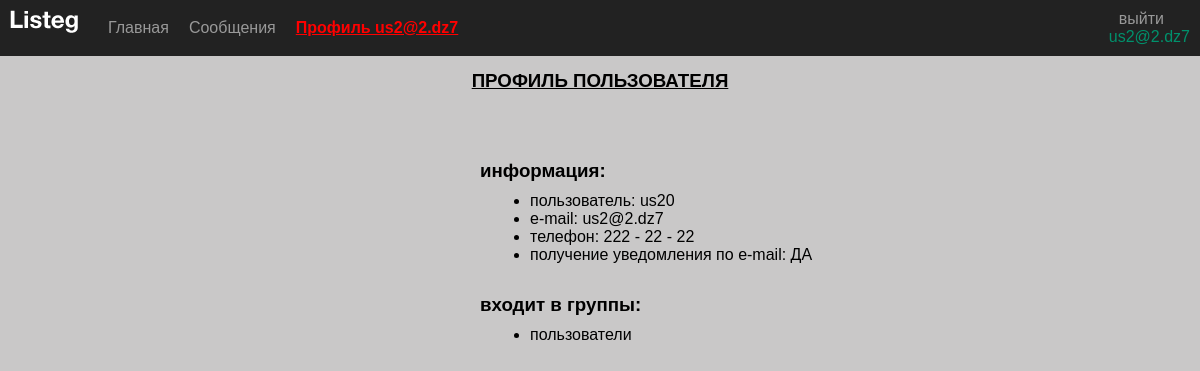
The app's page /route/user/ (signed in) with its own data.
### tables this page shows
CREATE TABLE `group_user` (
  `user_id` int(10) NOT NULL,
  `group_id` int(3) NOT NULL
);

CREATE TABLE `users` (
  `id` int(11) NOT NULL,
  `user` varchar(255) NOT NULL,
  `email` varchar(255) NOT NULL,
  `phone` varchar(20) DEFAULT NULL,
  `password` char(60) NOT NULL,
  `flag_email_notification` tinyint(1) NOT NULL DEFAULT '0',
  `flag_active` tinyint(1) NOT NULL DEFAULT '0'
);

CREATE TABLE `groups` (
  `id` int(3) NOT NULL,
  `name` varchar(50) NOT NULL,
  `description` text
);

### helpers/pdo_query.php (called while the page is built, shortened)
<?php
function selectUserGroup(object $pdo, string $email = null): array
{
    $sql = 'SELECT
                `users`.id,
                `users`.user,
                `users`.email,
                `users`.phone,
                `users`.password,
                `users`.flag_email_notification,
                `group_user`.user_id,
                `group_user`.group_id,
                `groups`.description
            FROM `users`
            LEFT OUTER JOIN `group_user`
            ON `users`.id = `group_user`.user_id
            LEFT OUTER JOIN `groups`
            ON `groups`.id = `group_user`.group_id
            WHERE `users`.email=:email';
    $stmt = $pdo->prepare($sql);
    $result = $stmt->execute(['email' => ($email == null && isset($_SESSION['login']) ?
        $_SESSION['login']
        : $email)]);
    return $stmt->fetchAll();
}

### template/tempUserProfil.php (the view)
<div class="user-profil">
    <div class="user-data">
        <h3>информация:</h3>
        <ul>
            <li>
                <?= 'пользователь: ' . $row[0]['user'] ?>
            </li>
            <li>
                <?= 'e-mail: ' . $row[0]['email'] ?>
            </li>
            <li>
                <?= 'телефон: ' . $row[0]['phone'] ?>
            </li>
            <li>
                <?= 'получение уведомления по e-mail: ' . ($row[0]['flag_email_notification'] ? 'ДА' : 'НЕТ') ?>
            </li>
        </ul>
    </div>
    <div class="user-data">
        <h3>входит в группы:</h3>
        <ul>
            <?php foreach ($row as $value) { ?>
                <li>
                    <?= $value['description'] ?>
                </li>
            <?php } ?>
        </ul>
    </div>
</div>

### css/style.css (style rules this page uses)
* { margin: 0; padding: 0; font-family: Arial, Helvetica, sans-serif; }
body { background-color: #c9c8c8; }
.user-profil { display: flex; flex-direction: column; align-items: center; margin-top: 10px; }
.user-data { padding-left: 30%; margin-top: 20px; margin-bottom: 10px; width: 50vw; }
.user-data h3 { margin-bottom: 10px; }
.user-data ul { margin-left: 50px; }

### records on screen
group_user: user.user "us20", user.email "us2@2.dz7", user.phone "222 - 22 - 22", group.description "пользователи"

### other values on screen
cutString($element['title'], 150) "Главная"
cutString($element['title'], 150) "Сообщения"
cutString($element['title'], 150) "Профиль us2@2.dz7"
$_SESSION['login'] "us2@2.dz7"
